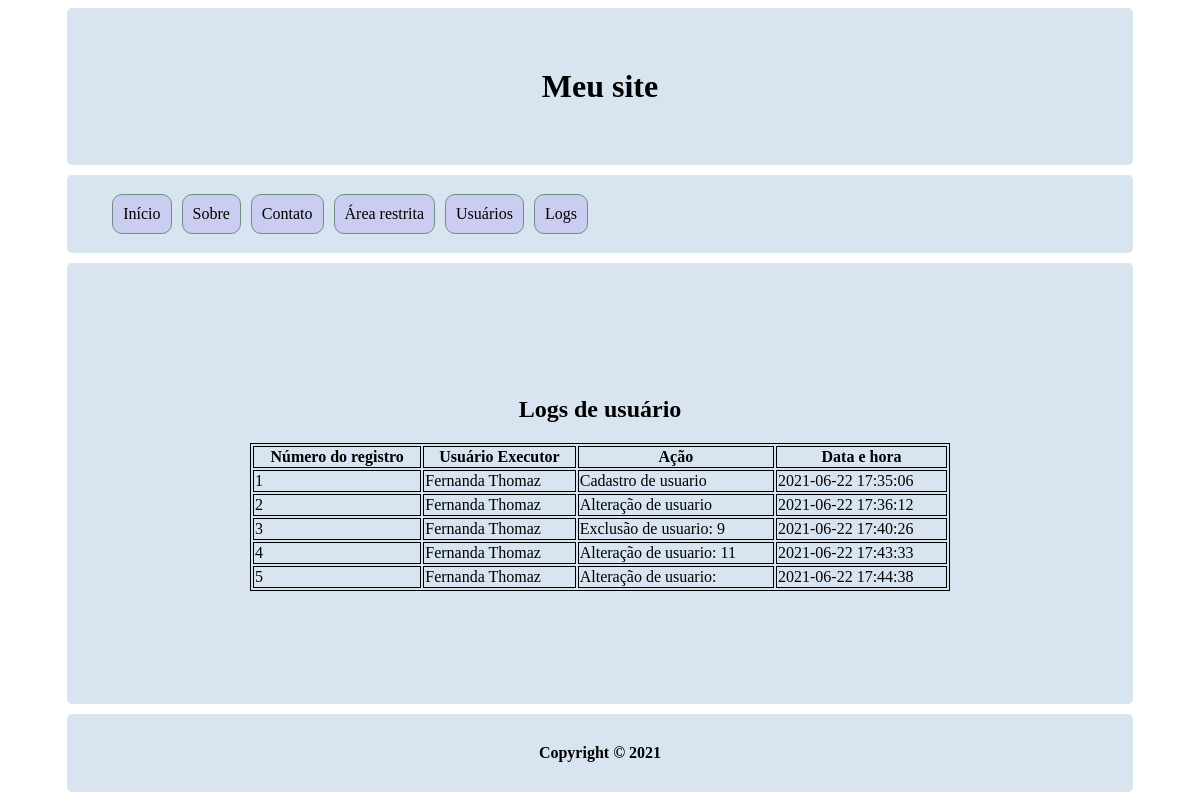
Screenshot of /?pg=logs (signed in) with the database file from the repository.
### tables this page shows
CREATE TABLE `logs` (
  `id` int NOT NULL AUTO_INCREMENT,
  `usuario` varchar(45) DEFAULT NULL,
  `acao` varchar(45) DEFAULT NULL,
  `data_hora_log` datetime DEFAULT NULL,
  PRIMARY KEY (`id`)
);

### paginas/logs.php (the view)
<h2>Logs de usuário</h2>
<?php
$sql = "SELECT * FROM logs";
$result = $conn->query($sql, PDO:: FETCH_ASSOC);
?>
<table>
    <tr>
        <th>Número do registro</th>
        <th>Usuário Executor</th>
        <th>Ação</th>
        <th>Data e hora</th>
    </tr>
    <?php
        while($linha = $result->fetch()){
    ?>
        <tr>
            <?php
                foreach($linha as $chave => $valor){
            ?>
                <td><?= $valor ?></td>
            <?php
                }
            ?>
        </tr>
    <?php
        }
    ?>
</table>

### index.php (shortened to what this page needs)
<html>
    <head>
        <link rel="stylesheet" type="text/css" href="css/estilo.css" />
    </head>
    <body>
        <div class="container">
            <header>
                <h1>Meu site</h1>
            </header>
            <div class="menu">
                <ul>
                    <a href="?pg=inicio"><li>Início</li></a>
                    <a href="?pg=sobre"><li>Sobre</li></a>
                    <a href="?pg=contato/formulario"><li>Contato</li></a>
                    <?php
                        if(!isset($_SESSION["nome"])){
                    ?>
                        <a href="?pg=login/formulario"><li>Login</li></a>
                    <?php
                        }
                        else{
                    ?>
                        <a href="?pg=area_restrita"><li>Área restrita</li></a>
                        <a href="?pg=cruds_usuarios/listar_usuarios"><li>Usuários</li></a>
                        <a href="?pg=logs"><li>Logs</li></a>
                    <?php
                        }
                    ?>
                </ul>
            </div>
            <main>
                <?php
                    $pg = (isset($_GET["pg"]) && !empty($_GET["pg"])) ? $_GET["pg"] : "inicio";
                    include("paginas/".$pg.".php");
                ?>
            </main>
            <footer>
                <h4>Copyright &copy; 2021</h4>
            </footer>
        </div>
    </body>
</html>

### css/estilo.css (style rules this page uses)
table { width: 700px; margin: 0 auto; }
table, td, th { border: solid 1px #000; }
header { grid-area: header; }
.menu { grid-area: menu; }
main { grid-area: main; }
footer { grid-area: footer; }
.container { display: grid; grid-template-rows: 20% 10% auto 10%; grid-template-areas: 'header' 'menu' 'main' 'footer'; grid-gap: 10px; height: 100%; width: 90%; margin: auto; }
header, main, footer, .menu { background-color: #d8e5f1; text-align: center; display: flex; justify-content: center; align-content: center; flex-direction: column; border-radius: 5px; }
ul { list-style: none; display: flex; }
ul li { border: 1px solid rgb(108, 145, 132); margin: 5px; padding: 10px; border-radius: 10px; background-color: rgb(202, 204, 240); }
a { text-decoration: none; color: #000; }

### rows the page displays
logs: id "1", usuario "Fernanda Thomaz", acao "Cadastro de usuario", data_hora_log "2021-06-22 17:35:06"
logs: id "2", usuario "Fernanda Thomaz", acao "Alteração de usuario", data_hora_log "2021-06-22 17:36:12"
logs: id "3", usuario "Fernanda Thomaz", acao "Exclusão de usuario: 9", data_hora_log "2021-06-22 17:40:26"
logs: id "4", usuario "Fernanda Thomaz", acao "Alteração de usuario: 11", data_hora_log "2021-06-22 17:43:33"
logs: id "5", usuario "Fernanda Thomaz", acao "Alteração de usuario:", data_hora_log "2021-06-22 17:44:38"
